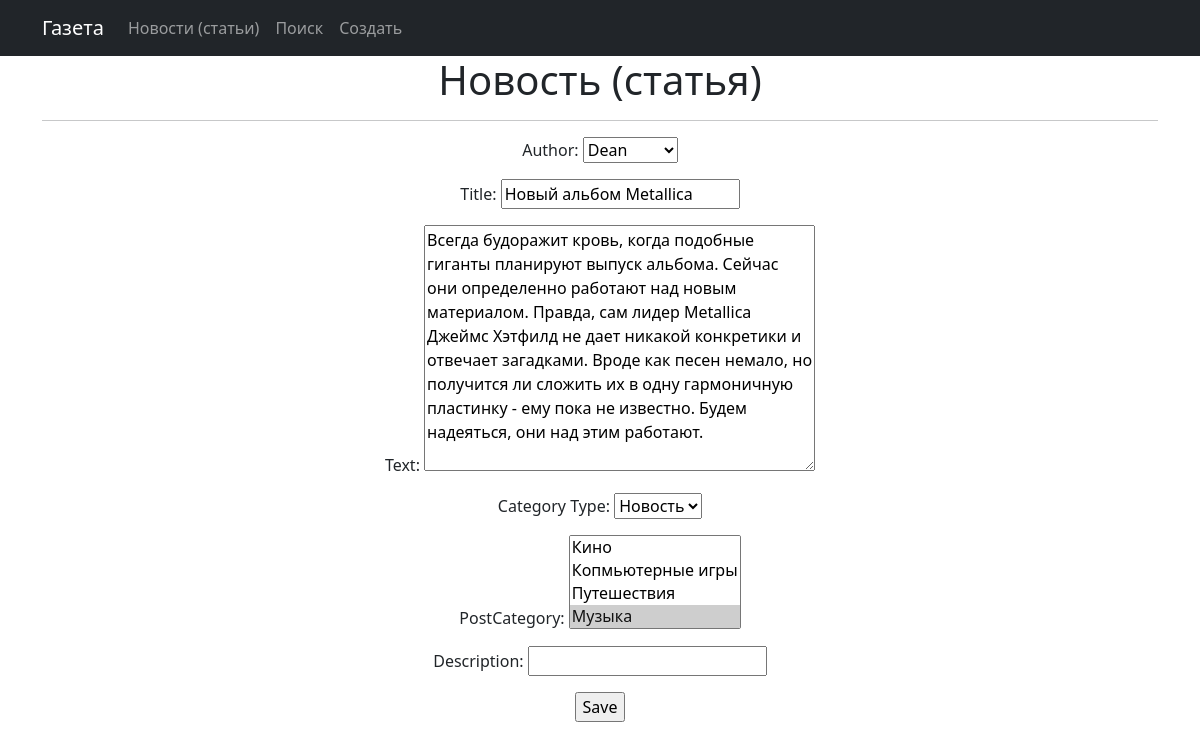
The page /news/7/update/ on the database its author committed.
### news/models.py (models this page shows, shortened)
class Post(models.Model):
    author = models.ForeignKey(Author, on_delete=models.CASCADE)
    NEWS = 'NW'
    ARTICLE = 'AR'
    Category_Choises = (
        (NEWS, 'Новость'),
        (ARTICLE, 'Статья'),
    )
    Category_Type = models.CharField(max_length=2, choices=Category_Choises, default=ARTICLE)
    dateCreation = models.DateTimeField(auto_now_add=True)
    postCategory = models.ManyToManyField(Category, through='PostCategory')
    title = models.CharField(max_length=128)
    text = models.TextField()
    rating = models.SmallIntegerField(default=0)

### news/views.py (the view)
# urls.py: path('<int:pk>/update/', PostsUpdate.as_view(), name='post_update'),
class PostsUpdate(UpdateView):
    form_class = PostForm
    model = Post
    template_name = 'news_edit.html'

### news/forms.py (shortened to what this page needs)
class PostForm(forms.ModelForm):
    description = forms.CharField(min_length=20)
    class Meta:
        model = Post
        fields = ['author', 'title', 'text', 'Category_Type', 'postCategory']

### news/models.py (called while the page is built)
    def __str__(self):
        return f'{self.authorUser.username}'

    def __str__(self):
        return self.name

### templates/news_edit.html (shortened to what this page needs)
{% extends 'flatpages/default.html' %}
{% block content %}
<h1>Новость (статья)</h1>
<hr>
<form action="" method="post">
    {{ form.as_p }}
    <input type="submit" value="Save">
</form>
{% endblock content %}

### rows shown on the page
Post: author "Dean", title "Новый альбом Metallica", text "Всегда будоражит кровь, когда подобные гиганты планируют выпуск альбома. Сейчас они определенно работают над новым материалом. Правда, сам лидер Metallica Джеймс Хэтфилд не дает никакой конкретики и отвечает загадками. Вроде как песен немало, но получится ли сложить их в одну гармоничную пластинку - ему пока не известно. Будем надеяться, они над этим работают.", Category_Type "Новость"
